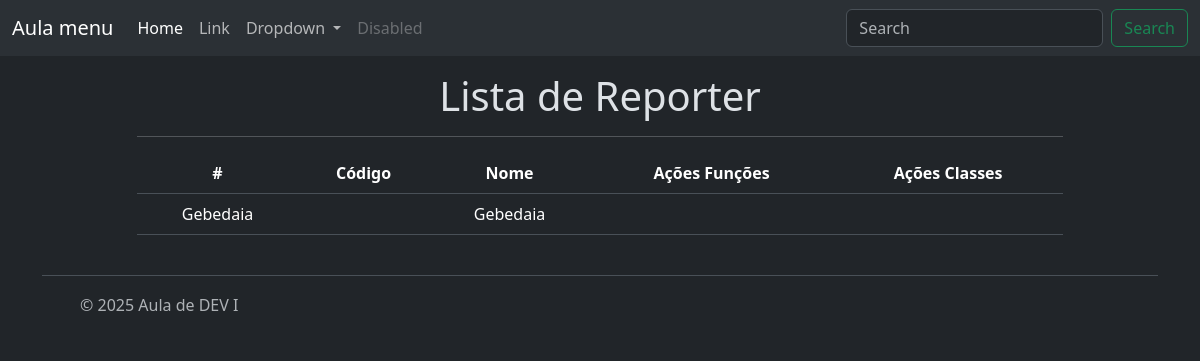
Page /relacionamentos/reporter/funcao/ on the earlier database version.
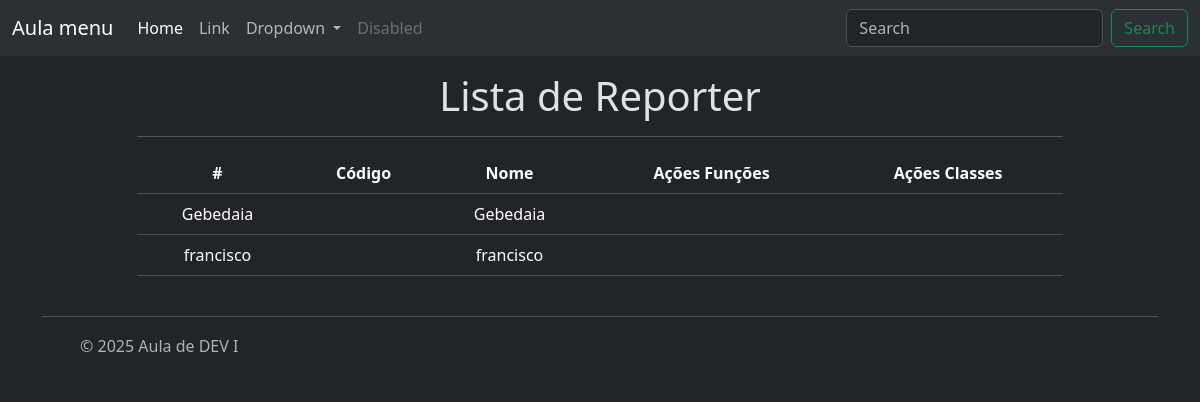
Same page on the later database version.
### relacionamentos/models/reporter.py (models this page shows, shortened)
class Reporter(BaseModel):
    nome = models.CharField(max_length = 100,
                            validators=[MinLengthValidator(3)],
                            verbose_name='Reporter',
                            help_text=('Reportar Nome'))
    cpf = models.CharField(max_length = 11,
                           validators=[MinLengthValidator(11), validate_cpf],
                           help_text=('Digite seu cpf sem os pontos'),)
    email = models.CharField(max_length = 255,)
    objects = ReporterManager()

### relacionamentos/views/reporter.py (the view)
# urls.py: path('reporter/funcao/', reporter_list, name = "reporter_funcao_list"),
@require_http_methods(["GET"])
def reporter_list(request):
    reporter= Reporter.objects.all()
    contexto = {
        'reporter' : reporter,
    }
    return render(request, 'exemplos/reporter.html', contexto)

### relacionamentos/templates/exemplos/reporter.html (shortened to what this page needs)
{% extends 'base.html' %}
    {% block title %}
        {% if reporter %}
            <h1>Lista de Reporter </h1>
        {% else %}
            <h1>Nenhum Reporter Cadastrado </h1>
        {% endif %}
    {% endblock title %}
    {% block content %}
    {% if reporter %}
        <table class="table table-hover">
            <thead>
            <th>#</th>
            <th>Código</th>
            <th>Nome</th>
            <th>Ações Funções</th>
            <th>Ações Classes</th>
        </thead>
        <tbody>
        {% for reporterr in reporter %}
            <tr>
                <td>{{ reporterr.nome }}</td>
                <td>{{ reporterr.cod }}</td>
                <td>{{ reporterr.nome }}</td>
                <td>
                </td>
                <td>
                </td>
                </tr>
            {% endfor %}
            </tbody>
        </table>
    {% endif %}
    {% endblock content %}

Differences in the rows shown:
added Reporter: nome "francisco"
